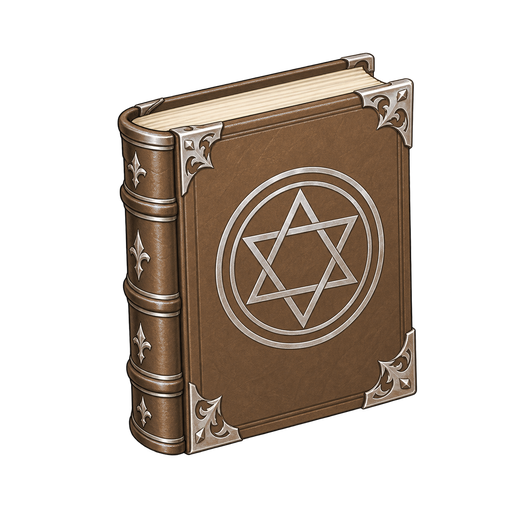
#> input picture assets/items/books/BK-SPL-008.png, 512 x 512 px; its folder holds only this picture in this run
$ python ingest_art.py --source ../../assets/items/books/BK-SPL-008.png --path ../../assets/items/books/BK-SPL-011.png
#> lines starting #> are read from the running program, lines starting #| are printed output that depends on the picture
#> further down, source is the input picture: PIL image 512x512 RGBA; mean R, G, B, A 47.7, 38.1, 29.9, 97.1
### artifacts/art-production/produce_books.py
"""Deterministic book variants authorized by the v2.0 production brief.

Run from repository root. Does not change game rules or add rarity frames.
"""
from pathlib import Path
import argparse
import hashlib
import json
from collections import Counter
import numpy as np
from PIL import Image, ImageDraw, ImageFont

ROOT = Path(__file__).resolve().parents[2]
ART = ROOT / 'assets/art-production'
TEMPLATES = ROOT / 'assets/items/templates/books'
COLORS = {'하급': (126, 89, 57), '중급': (41, 117, 68), '고급': (48, 94, 160), '유니크': (119, 67, 160), '에픽': (195, 150, 51)}

def read(path):
    return json.loads((ROOT / path).read_text(encoding='utf-8'))

def write(path, value):
    path.parent.mkdir(parents=True, exist_ok=True)
    path.write_text(json.dumps(value, ensure_ascii=False, indent=2) + '\n', encoding='utf-8')

def sha(path):
    return hashlib.sha256(path.read_bytes()).hexdigest()

# [14 lines left out: function recolor, not called in this run]

def fitted(image):
    # Preserve alpha and give every final icon identical canvas dimensions and safe margins.
    bbox = image.getchannel('A').getbbox()
#> bbox = (115, 50, 463, 459)
    if not bbox:
        raise ValueError('Empty template')
    item = image.crop(bbox)
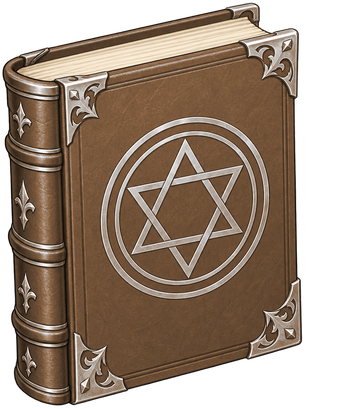
#> item: PIL image 348x409 RGBA; mean R, G, B, A 87.8, 70.2, 55, 178.9; transparent parts drawn white
    item.thumbnail((436, 436), Image.Resampling.LANCZOS)
    canvas = Image.new('RGBA', (512, 512))
#> canvas: PIL image 512x512 RGBA; every value is 0
    canvas.alpha_composite(item, ((512-item.width)//2, (512-item.height)//2))
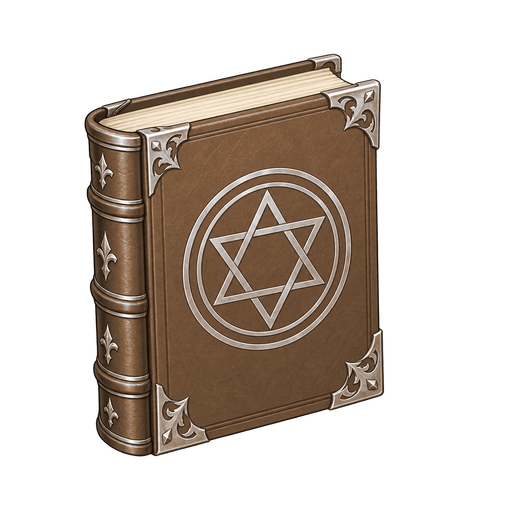
#> canvas: PIL image 512x512 RGBA; mean R, G, B, A 47.7, 38.1, 29.9, 97.1; transparent parts drawn white
    return canvas

def validate(path):
    with Image.open(path) as image:
        image.load()
        assert image.format == 'PNG' and image.mode == 'RGBA' and image.size == (512, 512), path
        alpha = image.getchannel('A')
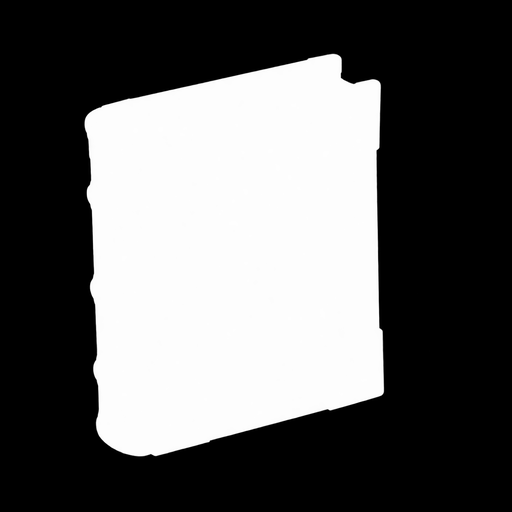
#> alpha: PIL image 512x512 L; min 0, max 255, mean 97.1
        assert alpha.getextrema()[0] == 0 and alpha.getextrema()[1] >= 240, path
        bounds = alpha.getbbox()
#> bounds = (82, 51, 430, 460)
        assert bounds[0] >= 24 and bounds[1] >= 24 and bounds[2] <= 488 and bounds[3] <= 488, (path, bounds)
        return {'size': [512, 512], 'mode': 'RGBA', 'alpha_extrema': list(alpha.getextrema()), 'content_bounds': list(bounds), 'sha256': sha(path)}

# [61 lines left out: functions plan, templates, batch, not called in this run]

def progress():
    data = read('assets/art-production/asset_plan.json')
    counts = Counter(r['group'] for r in data['assets'] if r['status'] == 'verified')
    totals = Counter(r['group'] for r in data['assets'])
    lines = ['# 에르세디아 RPG 이미지 제작 현황 — 워크 2', '',
             '기준일: 2026-10-09 (Asia/Seoul). 원본 main: `72f702e`.', '',
             '실제 파일 생성·알파/크기/ID 검증·시각 검수 완료 기준이며 UI 전체 연결 완료와 구별한다.', '',
             '| 분야 | 검수 완료 | 전체 슬롯 |', '|---|---:|---:|']
    names = {'equipment': '장비', 'books': '책', 'materials': '전리품', 'locations': '장소'}
    for group in names:
        lines.append(f'| {names[group]} | {counts[group]} | {totals[group]} |')
    lines += ['', f"총 검수 완료: **{sum(counts.values())}/671**.", '',
              '## 목록과 재개 기준', '',
              '- [전체 671개 ID·경로·원본·상태](art-production/asset_plan.json)',
              '- [통합 제작 지시서](ART_PRODUCTION_INSTRUCTIONS.md)',
              '- [희귀도 테두리 추가 확정](../ITEM_RARITY_RULES.md): PNG에는 등급 테두리/광륜 없음.',
              '- [책 10템플릿 시각 검수](art-production/book-template-qa.json)',
              '- 생성형 이미지: 내장 imagegen. 책 표지색 변형·ID별 복제: 사용자 지시서에 따른 결정적 자동 처리.',
              '- 책의 여섯 원소 심볼은 선택 사항이며 이번 공통 템플릿에서는 마술서 공통 마법진을 사용한다.',
              '- 전리품 원본에 `rarity`가 없음. `monster_rank`나 `value_class`를 임의로 아이템 희귀도로 바꾸지 않는다.',
              '- 실제 VN 구성요소 샘플과 GitHub 원본 HTTP 참조를 최종 확인했다. 상세 범위·표시 제약은 [최종 검수](art-production/FINAL_QA.md) 참조. ChatGPT/Tampermonkey 20턴 플레이는 미검증.', '',
              '## 배치 기록', '']
    for path in sorted(ART.glob('*-batch-*.json')):
        batch = json.loads(path.read_text(encoding='utf-8'))
        lines += [f'### {path.stem}', '',
                  f"- 대상/완료 ID: {', '.join(batch['target_ids'])}",
                  f"- 미완료 ID: {', '.join(batch['pending_ids']) or '없음'}",
                  f"- 실패 이유: {batch['failures'] or '없음'}",
                  f"- 파일 경로/템플릿/검증: [{path.name}](art-production/{path.name}) 및 전체 자산 목록 참조.",
                  f"- 이미지 업로드 커밋: `{batch['commit_sha'] or '업로드 전'}`", '']
    (ROOT / 'assets/ART_PRODUCTION_PROGRESS.md').write_text('\n'.join(lines)+'\n', encoding='utf-8')

# [13 lines that do not run on import are left out]

### artifacts/art-production/ingest_art.py
"""Save inspected imagegen output without replacing existing project artwork."""
import argparse
from pathlib import Path
from PIL import Image
from produce_books import ROOT, ART, read, write, sha, fitted, validate, progress

parser = argparse.ArgumentParser()
parser.add_argument('--source', required=True)
parser.add_argument('--path', required=True)
parser.add_argument('--id')
parser.add_argument('--template')
parser.add_argument('--batch', default='samples-batch-01.json')
parser.add_argument('--background', action='store_true')
parser.add_argument('--overlay', action='store_true')
args = parser.parse_args()
target = ROOT / args.path
target.parent.mkdir(parents=True, exist_ok=True)
if target.exists():
    raise RuntimeError(f'Existing art preserved: {target}')
source = Image.open(args.source)
if args.background:
    assert source.width >= 1536 and source.height >= 1024
    if args.overlay:
        assert args.id == 'IMG-SHARED-11' and source.mode == 'RGBA'
        assert source.getchannel('A').getextrema()[0] == 0
        source.save(target)
    else:
        source.convert('RGB').save(target)
    checks = {'size': list(source.size), 'mode': 'RGBA' if args.overlay else 'RGB', 'sha256': sha(target)}
else:
    assert source.mode == 'RGBA' and source.getchannel('A').getextrema()[0] == 0 and source.getchannel('A').getextrema()[1] >= 240
    fitted(source).save(target)
    checks = validate(target)
#> checks = 5 items
if args.id:
    data = read('assets/art-production/asset_plan.json')
    row = next(r for r in data['assets'] if r['id'] == args.id)
    assert row['path'] == args.path
    row.update(status='verified', visual_verified=True, template=args.template or 'individual-imagegen', file_checks=checks)
    write(ART / 'asset_plan.json', data)
    path = ART / args.batch
    batch = read(str(path.relative_to(ROOT))) if path.exists() else {
        'target_ids': [], 'completed_ids': [], 'pending_ids': [], 'failures': [], 'commit_sha': None}
    for field in ['target_ids', 'completed_ids']:
        if args.id not in batch[field]: batch[field].append(args.id)
    batch['pending_ids'] = [id for id in batch['target_ids'] if id not in batch['completed_ids']]
    write(path, batch)
    if args.background:
        manifest = read('assets/location_image_manifest.json')
        location = next(r for r in manifest['assets'] if r['id'] == args.id)
        location['status'] = 'created_visual_verified'
        write(ROOT / 'assets/location_image_manifest.json', manifest)
progress()
#> (the run stopped early here; a loop or call above may not have finished)
